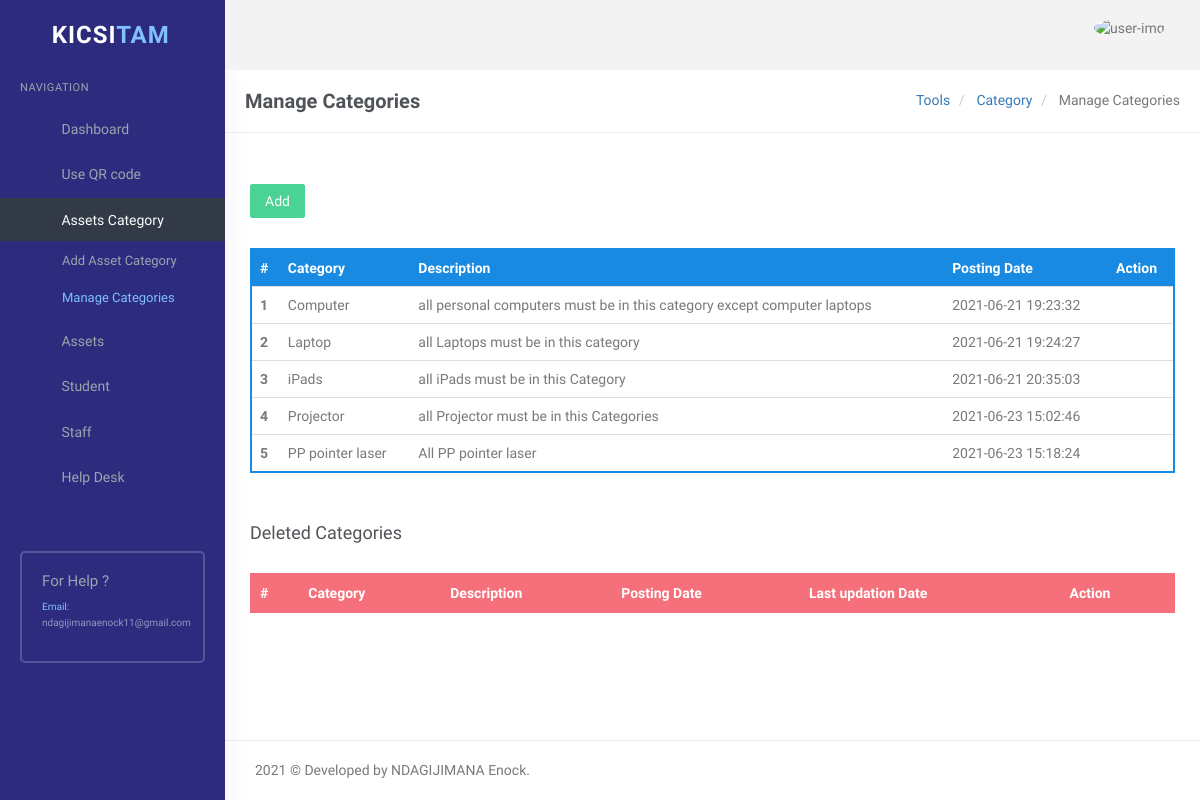
Page /user/manage-categories.php (signed in) on the earlier database version.
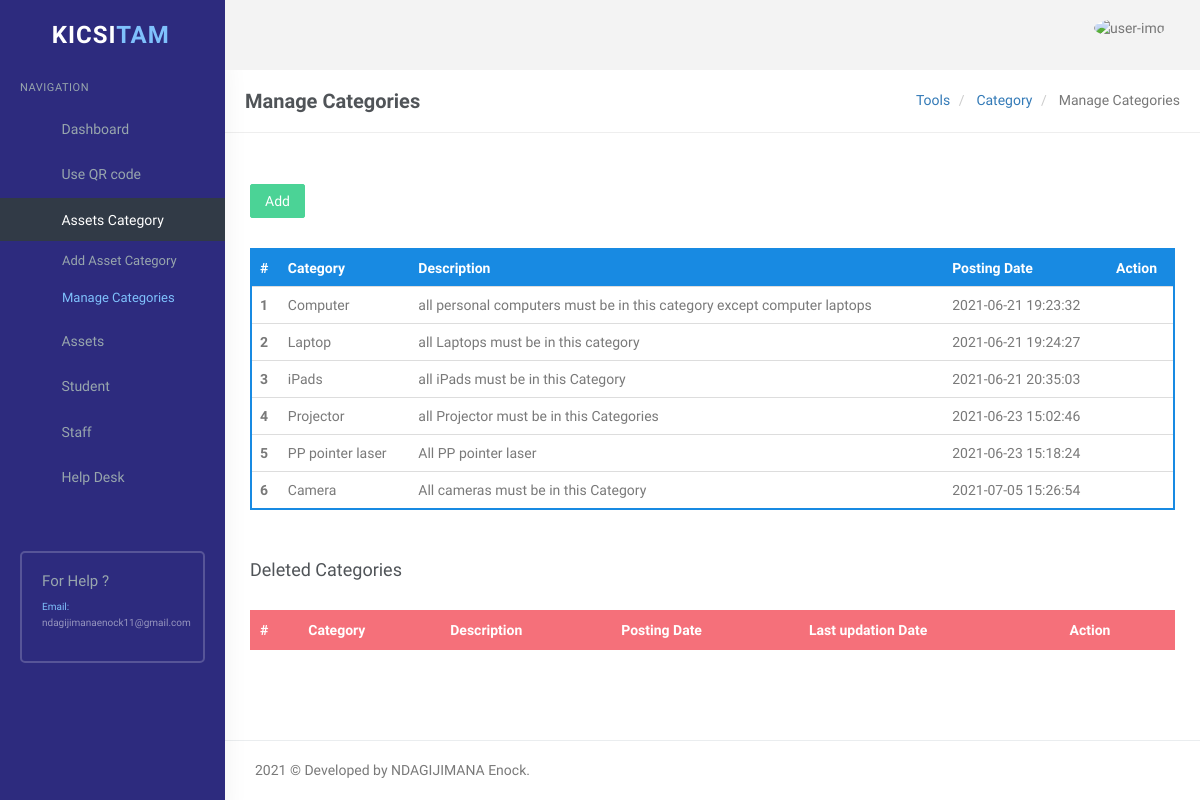
Same page on the later database version.
### tables this page shows
CREATE TABLE `tblcategory` (
  `c_id` int(11) NOT NULL,
  `CategoryName` varchar(45) NOT NULL,
  `Description` varchar(100) NOT NULL,
  `Is_Active` int(5) NOT NULL,
  `PostDate` timestamp NOT NULL DEFAULT current_timestamp()
);

### user/manage-categories.php (the view, shortened to what the changed rows need)
<?php
if (strlen($_SESSION['id']) == 0) {
    header('location:index.php');
} else {
?>
    <!DOCTYPE html>
    <html lang="en">
    <head>
        <link href="assets/css/bootstrap.min.css" rel="stylesheet" type="text/css" />
        <link href="assets/css/core.css" rel="stylesheet" type="text/css" />
        <link href="assets/css/components.css" rel="stylesheet" type="text/css" />
        <link href="assets/css/icons.css" rel="stylesheet" type="text/css" />
        <link href="assets/css/pages.css" rel="stylesheet" type="text/css" />
        <link href="assets/css/menu.css" rel="stylesheet" type="text/css" />
        <link href="assets/css/responsive.css" rel="stylesheet" type="text/css" />
        <link rel="stylesheet" href="../plugins/switchery/switchery.min.css">
    </head>
    <body class="fixed-left">
        <div id="wrapper">
            <?php include('includes/topheader.php'); ?>
            <div class="content-page">
                <div class="content">
                    <div class="container">
                        <div class="row">
                            <div class="row">
                                <div class="col-md-12">
                                    <div class="demo-box m-t-20">
                                        <div class="table-responsive">
                                            <table class="table m-0 table-colored-bordered table-bordered-primary">
                                                <thead>
                                                    <tr>
                                                        <th>#</th>
                                                        <th> Category</th>
                                                        <th>Description</th>
                                                        <th>Posting Date</th>
                                                        <th>Action</th>
                                                    </tr>
                                                </thead>
                                                <tbody>
                                                    <?php
                                                    $query = mysqli_query($con, "Select c_id,CategoryName,Description,PostDate from tblcategory where Is_Active=1");
                                                    $cnt = 1;
                                                    while ($row = mysqli_fetch_array($query)) {
                                                    ?>
                                                        <tr>
                                                            <th scope="row"><?php echo htmlentities($cnt); ?></th>
                                                            <td><?php echo htmlentities($row['CategoryName']); ?></td>
                                                            <td><?php echo htmlentities($row['Description']); ?></td>
                                                            <td><?php echo htmlentities($row['PostDate']); ?></td>
                                                            <td><a href="edit-category.php?cid=<?php echo htmlentities($row['c_id']); ?>"><i class="fa fa-pencil" style="color: #29b6f6;"></i></a>
                                                                &nbsp;<a href="manage-categories.php?rid=<?php echo htmlentities($row['c_id']); ?>&&action=del"> <i class="fa fa-trash-o" style="color: #f05050"></i></a> </td>
                                                        </tr>
                                                    <?php
                                                        $cnt++;
                                                    } ?>
                                                </tbody>
                                            </table>
                                        </div>
                                    </div>
                                </div>
                            </div>
                            <div class="row">
                                <div class="col-md-12">
                                    <div class="demo-box m-t-20">
                                        <div class="table-responsive">
                                            <table class="table m-0 table-colored-bordered table-bordered-danger">
                                                <thead>
                                                    <tr>
                                                        <th>#</th>
                                                        <th> Category</th>
                                                        <th>Description</th>
                                                        <th>Posting Date</th>
                                                        <th>Last updation Date</th>
                                                        <th>Action</th>
                                                    </tr>
                                                </thead>
                                            </table>
                                        </div>
                                    </div>
                                </div>
                            </div>
                        </div>
                    </div>
                </div>
            </div>
    </body>
    </html>
<?php } ?>

Differences in the rows shown:
added tblcategory: CategoryName "Camera", Description "All cameras must be in this Category", PostDate "2021-07-05 15:26:54"
